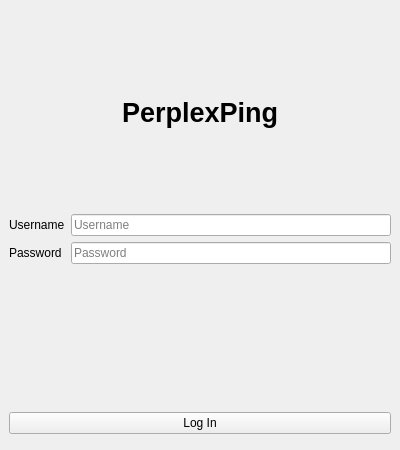
<?xml version="1.0" encoding="UTF-8"?>
<ui version="4.0">
 <class>LoginPage</class>
 <widget class="QMainWindow" name="LoginPage">
  <property name="geometry">
   <rect>
    <x>0</x>
    <y>0</y>
    <width>400</width>
    <height>450</height>
   </rect>
  </property>
  <property name="windowTitle">
   <string>PerplexPing — Log In</string>
  </property>
  <widget class="QWidget" name="centralwidget">
   <layout class="QVBoxLayout" name="mainLayout">
    <item>
     <spacer name="topSpacer">
      <property name="orientation">
       <enum>Qt::Orientation::Vertical</enum>
      </property>
     </spacer>
    </item>
    <item>
     <widget class="QLabel" name="titleLabel">
      <property name="font">
       <font>
        <pointsize>20</pointsize>
        <bold>true</bold>
       </font>
      </property>
      <property name="text">
       <string>PerplexPing</string>
      </property>
      <property name="alignment">
       <set>Qt::AlignmentFlag::AlignCenter</set>
      </property>
     </widget>
    </item>
    <item>
     <layout class="QFormLayout" name="formLayout">
      <item row="0" column="0">
       <widget class="QLabel" name="usernameLabel">
        <property name="text">
         <string>Username</string>
        </property>
       </widget>
      </item>
      <item row="0" column="1">
       <widget class="QLineEdit" name="usernameEdit">
        <property name="placeholderText">
         <string>Username</string>
        </property>
       </widget>
      </item>
      <item row="1" column="0">
       <widget class="QLabel" name="passwordLabel">
        <property name="text">
         <string>Password</string>
        </property>
       </widget>
      </item>
      <item row="1" column="1">
       <widget class="QLineEdit" name="passwordEdit">
        <property name="echoMode">
         <enum>QLineEdit::EchoMode::Password</enum>
        </property>
        <property name="placeholderText">
         <string>Password</string>
        </property>
       </widget>
      </item>
     </layout>
    </item>
    <item>
     <widget class="QPushButton" name="loginButton">
      <property name="text">
       <string>Log In</string>
      </property>
     </widget>
    </item>
    <item>
     <spacer name="bottomSpacer">
      <property name="orientation">
       <enum>Qt::Orientation::Vertical</enum>
      </property>
     </spacer>
    </item>
   </layout>
  </widget>
 </widget>
 <resources/>
 <connections/>
</ui>
